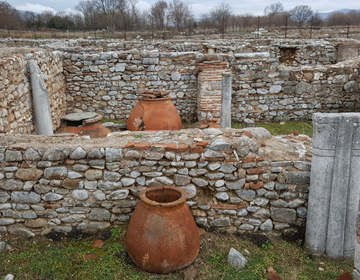
#> input picture 1212/harris.jpg, 360 x 280 px
$ python harris.py
#> lines starting #> are read from the running program, lines starting #| are printed output that depends on the picture; after the words box and inside, x2 and y2 are one past the last pixel; in counts of white or black regions, pixels touching at a corner belong together
# 해리스 코너 검출
import cv2

filename = 'harris.jpg'
img = cv2.imread(filename)
#> img is the input picture: shape (280, 360, 3); mean B, G, R 100.8, 112, 120.4
gray = cv2.cvtColor(img, cv2.COLOR_BGR2GRAY)
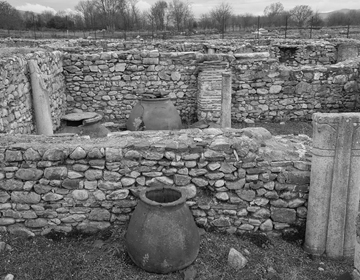
#> gray: shape (280, 360); min 0, max 242, mean 113.2
dst = cv2.cornerHarris(gray, 2, 3, 0.04)
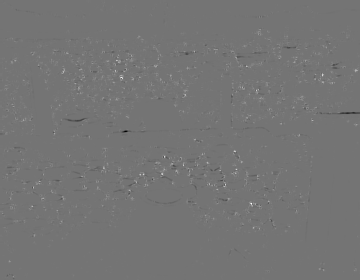
#> dst: shape (280, 360) float32; min -0.00686, max 0.00816, mean 2.91e-05; drawn with min black and max white
img[dst > 0.01 * dst.max()]=[0,0,255]
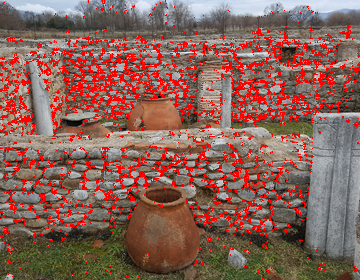
#> img: shape (280, 360, 3); 12.72% of pixels changed, all inside (x1, y1, x2, y2) = (0, 0, 360, 280)
# 원본 이미지에서 적절한 부분을 빨간색으로 표시합니다.

cv2.imshow('dst',img)
cv2.waitKey(0)
cv2.destroyAllWindows()
